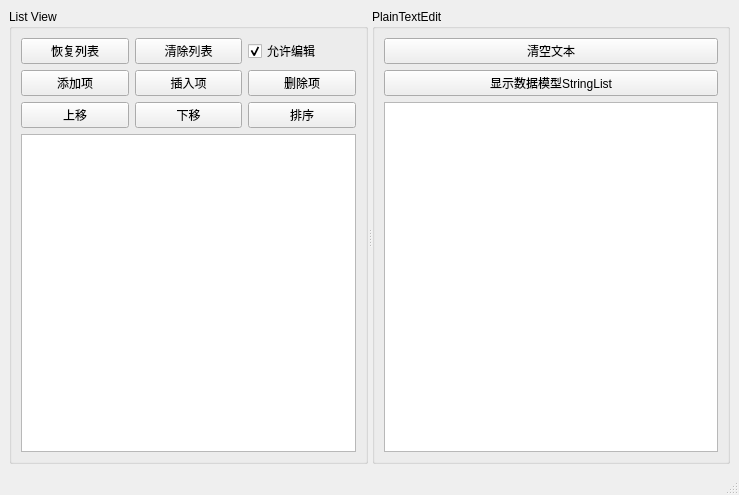
<?xml version="1.0" encoding="UTF-8"?>
<ui version="4.0">
 <class>MainWindow</class>
 <widget class="QMainWindow" name="MainWindow">
  <property name="geometry">
   <rect>
    <x>0</x>
    <y>0</y>
    <width>739</width>
    <height>495</height>
   </rect>
  </property>
  <property name="windowTitle">
   <string>QstringListModel Demo</string>
  </property>
  <widget class="QWidget" name="centralwidget">
   <layout class="QGridLayout" name="gridLayout_3">
    <item row="0" column="0">
     <widget class="QSplitter" name="splitter">
      <property name="orientation">
       <enum>Qt::Horizontal</enum>
      </property>
      <widget class="QGroupBox" name="groupBox">
       <property name="title">
        <string>List View</string>
       </property>
       <layout class="QGridLayout" name="gridLayout_2">
        <item row="0" column="0">
         <layout class="QGridLayout" name="gridLayout">
          <item row="0" column="0">
           <widget class="QPushButton" name="pushButton">
            <property name="text">
             <string>恢复列表</string>
            </property>
           </widget>
          </item>
          <item row="0" column="1">
           <widget class="QPushButton" name="pushButton_2">
            <property name="text">
             <string>清除列表</string>
            </property>
           </widget>
          </item>
          <item row="0" column="2">
           <widget class="QCheckBox" name="checkBox">
            <property name="text">
             <string>允许编辑</string>
            </property>
            <property name="checked">
             <bool>true</bool>
            </property>
           </widget>
          </item>
          <item row="1" column="0">
           <widget class="QPushButton" name="pushButton_4">
            <property name="text">
             <string>添加项</string>
            </property>
           </widget>
          </item>
          <item row="1" column="1">
           <widget class="QPushButton" name="pushButton_6">
            <property name="text">
             <string>插入项</string>
            </property>
           </widget>
          </item>
          <item row="1" column="2">
           <widget class="QPushButton" name="pushButton_5">
            <property name="text">
             <string>删除项</string>
            </property>
           </widget>
          </item>
          <item row="2" column="0">
           <widget class="QPushButton" name="pushButton_8">
            <property name="text">
             <string>上移</string>
            </property>
           </widget>
          </item>
          <item row="2" column="1">
           <widget class="QPushButton" name="pushButton_9">
            <property name="text">
             <string>下移</string>
            </property>
           </widget>
          </item>
          <item row="2" column="2">
           <widget class="QPushButton" name="pushButton_7">
            <property name="text">
             <string>排序</string>
            </property>
            <property name="checkable">
             <bool>true</bool>
            </property>
           </widget>
          </item>
         </layout>
        </item>
        <item row="1" column="0">
         <widget class="QListView" name="listView"/>
        </item>
       </layout>
      </widget>
      <widget class="QGroupBox" name="groupBox_2">
       <property name="title">
        <string>PlainTextEdit</string>
       </property>
       <layout class="QVBoxLayout" name="verticalLayout">
        <item>
         <widget class="QPushButton" name="pushButton_3">
          <property name="text">
           <string>清空文本</string>
          </property>
         </widget>
        </item>
        <item>
         <widget class="QPushButton" name="pushButton_10">
          <property name="text">
           <string>显示数据模型StringList</string>
          </property>
         </widget>
        </item>
        <item>
         <widget class="QPlainTextEdit" name="plainTextEdit"/>
        </item>
       </layout>
      </widget>
     </widget>
    </item>
   </layout>
  </widget>
  <widget class="QStatusBar" name="statusbar"/>
 </widget>
 <resources/>
 <connections/>
</ui>
